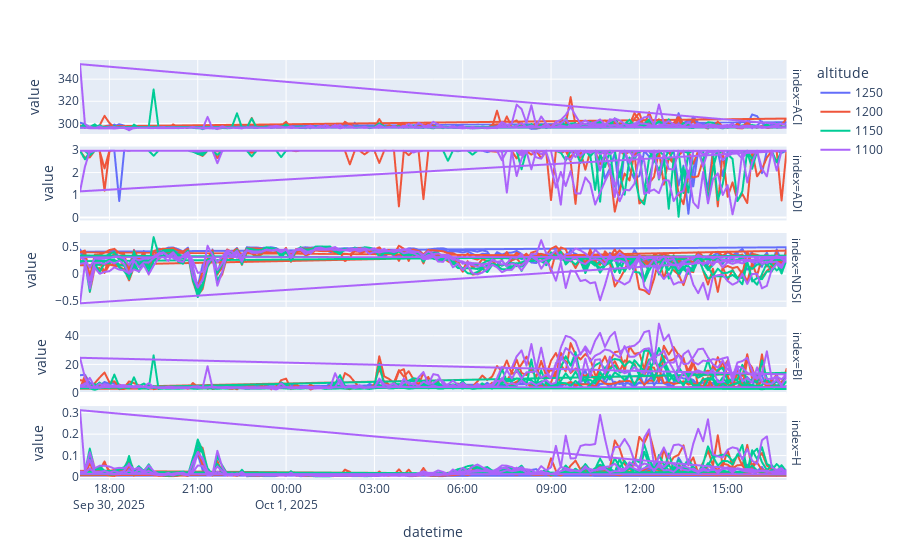

The cell this chart's notebook holds for it:
### Markdown cell above
### With long file in order to see each index with the others

### Code cell
fig = px.line(
    df_long,
    x='datetime',
    y='value',
    color='altitude',
    log_y=False,
    facet_row='index',
)

fig.update_yaxes(matches=None)

fig.show()

### Figure 1 — Plotly figure (JSON) as saved in the notebook; plotly's stock layout.template omitted (floating-point values rounded to 4 significant figures; data arrays with more than 128 entries replaced by an {"elided": "..."} marker saying what was removed)
{"data": [{"hovertemplate": "altitude=1250<br>index=ACI<br>datetime=%{x}<br>value=%{y}<extra></extra>", "legendgroup": "1250", "line": {"color": "#636efa", "dash": "solid"}, "marker": {"symbol": "circle"}, "mode": "lines", "name": "1250", "showlegend": true, "type": "scattergl", "x": {"elided": "290 str values"}, "xaxis": "x5", "y": {"elided": "290 float values"}, "yaxis": "y5"}, {"hovertemplate": "altitude=1250<br>index=ADI<br>datetime=%{x}<br>value=%{y}<extra></extra>", "legendgroup": "1250", "line": {"color": "#636efa", "dash": "solid"}, "marker": {"symbol": "circle"}, "mode": "lines", "name": "1250", "showlegend": false, "type": "scattergl", "x": {"elided": "290 str values"}, "xaxis": "x4", "y": {"elided": "290 float values"}, "yaxis": "y4"}, {"hovertemplate": "altitude=1250<br>index=NDSI<br>datetime=%{x}<br>value=%{y}<extra></extra>", "legendgroup": "1250", "line": {"color": "#636efa", "dash": "solid"}, "marker": {"symbol": "circle"}, "mode": "lines", "name": "1250", "showlegend": false, "type": "scattergl", "x": {"elided": "290 str values"}, "xaxis": "x3", "y": {"elided": "290 float values"}, "yaxis": "y3"}, {"hovertemplate": "altitude=1250<br>index=BI<br>datetime=%{x}<br>value=%{y}<extra></extra>", "legendgroup": "1250", "line": {"color": "#636efa", "dash": "solid"}, "marker": {"symbol": "circle"}, "mode": "lines", "name": "1250", "showlegend": false, "type": "scattergl", "x": {"elided": "290 str values"}, "xaxis": "x2", "y": {"elided": "290 float values"}, "yaxis": "y2"}, {"hovertemplate": "altitude=1250<br>index=H<br>datetime=%{x}<br>value=%{y}<extra></extra>", "legendgroup": "1250", "line": {"color": "#636efa", "dash": "solid"}, "marker": {"symbol": "circle"}, "mode": "lines", "name": "1250", "showlegend": false, "type": "scattergl", "x": {"elided": "290 str values"}, "xaxis": "x", "y": {"elided": "290 float values"}, "yaxis": "y"}, {"hovertemplate": "altitude=1200<br>index=ACI<br>datetime=%{x}<br>value=%{y}<extra></extra>", "legendgroup": "1200", "line": {"color": "#EF553B", "dash": "solid"}, "marker": {"symbol": "circle"}, "mode": "lines", "name": "1200", "showlegend": true, "type": "scattergl", "x": {"elided": "435 str values"}, "xaxis": "x5", "y": {"elided": "435 float values"}, "yaxis": "y5"}, {"hovertemplate": "altitude=1200<br>index=ADI<br>datetime=%{x}<br>value=%{y}<extra></extra>", "legendgroup": "1200", "line": {"color": "#EF553B", "dash": "solid"}, "marker": {"symbol": "circle"}, "mode": "lines", "name": "1200", "showlegend": false, "type": "scattergl", "x": {"elided": "435 str values"}, "xaxis": "x4", "y": {"elided": "435 float values"}, "yaxis": "y4"}, {"hovertemplate": "altitude=1200<br>index=NDSI<br>datetime=%{x}<br>value=%{y}<extra></extra>", "legendgroup": "1200", "line": {"color": "#EF553B", "dash": "solid"}, "marker": {"symbol": "circle"}, "mode": "lines", "name": "1200", "showlegend": false, "type": "scattergl", "x": {"elided": "435 str values"}, "xaxis": "x3", "y": {"elided": "435 float values"}, "yaxis": "y3"}, {"hovertemplate": "altitude=1200<br>index=BI<br>datetime=%{x}<br>value=%{y}<extra></extra>", "legendgroup": "1200", "line": {"color": "#EF553B", "dash": "solid"}, "marker": {"symbol": "circle"}, "mode": "lines", "name": "1200", "showlegend": false, "type": "scattergl", "x": {"elided": "435 str values"}, "xaxis": "x2", "y": {"elided": "435 float values"}, "yaxis": "y2"}, {"hovertemplate": "altitude=1200<br>index=H<br>datetime=%{x}<br>value=%{y}<extra></extra>", "legendgroup": "1200", "line": {"color": "#EF553B", "dash": "solid"}, "marker": {"symbol": "circle"}, "mode": "lines", "name": "1200", "showlegend": false, "type": "scattergl", "x": {"elided": "435 str values"}, "xaxis": "x", "y": {"elided": "435 float values"}, "yaxis": "y"}, {"hovertemplate": "altitude=1150<br>index=ACI<br>datetime=%{x}<br>value=%{y}<extra></extra>", "legendgroup": "1150", "line": {"color": "#00cc96", "dash": "solid"}, "marker": {"symbol": "circle"}, "mode": "lines", "name": "1150", "showlegend": true, "type": "scattergl", "x": {"elided": "435 str values"}, "xaxis": "x5", "y": {"elided": "435 float values"}, "yaxis": "y5"}, {"hovertemplate": "altitude=1150<br>index=ADI<br>datetime=%{x}<br>value=%{y}<extra></extra>", "legendgroup": "1150", "line": {"color": "#00cc96", "dash": "solid"}, "marker": {"symbol": "circle"}, "mode": "lines", "name": "1150", "showlegend": false, "type": "scattergl", "x": {"elided": "435 str values"}, "xaxis": "x4", "y": {"elided": "435 float values"}, "yaxis": "y4"}, {"hovertemplate": "altitude=1150<br>index=NDSI<br>datetime=%{x}<br>value=%{y}<extra></extra>", "legendgroup": "1150", "line": {"color": "#00cc96", "dash": "solid"}, "marker": {"symbol": "circle"}, "mode": "lines", "name": "1150", "showlegend": false, "type": "scattergl", "x": {"elided": "435 str values"}, "xaxis": "x3", "y": {"elided": "435 float values"}, "yaxis": "y3"}, {"hovertemplate": "altitude=1150<br>index=BI<br>datetime=%{x}<br>value=%{y}<extra></extra>", "legendgroup": "1150", "line": {"color": "#00cc96", "dash": "solid"}, "marker": {"symbol": "circle"}, "mode": "lines", "name": "1150", "showlegend": false, "type": "scattergl", "x": {"elided": "435 str values"}, "xaxis": "x2", "y": {"elided": "435 float values"}, "yaxis": "y2"}, {"hovertemplate": "altitude=1150<br>index=H<br>datetime=%{x}<br>value=%{y}<extra></extra>", "legendgroup": "1150", "line": {"color": "#00cc96", "dash": "solid"}, "marker": {"symbol": "circle"}, "mode": "lines", "name": "1150", "showlegend": false, "type": "scattergl", "x": {"elided": "435 str values"}, "xaxis": "x", "y": {"elided": "435 float values"}, "yaxis": "y"}, {"hovertemplate": "altitude=1100<br>index=ACI<br>datetime=%{x}<br>value=%{y}<extra></extra>", "legendgroup": "1100", "line": {"color": "#ab63fa", "dash": "solid"}, "marker": {"symbol": "circle"}, "mode": "lines", "name": "1100", "showlegend": true, "type": "scattergl", "x": {"elided": "435 str values"}, "xaxis": "x5", "y": {"elided": "435 float values"}, "yaxis": "y5"}, {"hovertemplate": "altitude=1100<br>index=ADI<br>datetime=%{x}<br>value=%{y}<extra></extra>", "legendgroup": "1100", "line": {"color": "#ab63fa", "dash": "solid"}, "marker": {"symbol": "circle"}, "mode": "lines", "name": "1100", "showlegend": false, "type": "scattergl", "x": {"elided": "435 str values"}, "xaxis": "x4", "y": {"elided": "435 float values"}, "yaxis": "y4"}, {"hovertemplate": "altitude=1100<br>index=NDSI<br>datetime=%{x}<br>value=%{y}<extra></extra>", "legendgroup": "1100", "line": {"color": "#ab63fa", "dash": "solid"}, "marker": {"symbol": "circle"}, "mode": "lines", "name": "1100", "showlegend": false, "type": "scattergl", "x": {"elided": "435 str values"}, "xaxis": "x3", "y": {"elided": "435 float values"}, "yaxis": "y3"}, {"hovertemplate": "altitude=1100<br>index=BI<br>datetime=%{x}<br>value=%{y}<extra></extra>", "legendgroup": "1100", "line": {"color": "#ab63fa", "dash": "solid"}, "marker": {"symbol": "circle"}, "mode": "lines", "name": "1100", "showlegend": false, "type": "scattergl", "x": {"elided": "435 str values"}, "xaxis": "x2", "y": {"elided": "435 float values"}, "yaxis": "y2"}, {"hovertemplate": "altitude=1100<br>index=H<br>datetime=%{x}<br>value=%{y}<extra></extra>", "legendgroup": "1100", "line": {"color": "#ab63fa", "dash": "solid"}, "marker": {"symbol": "circle"}, "mode": "lines", "name": "1100", "showlegend": false, "type": "scattergl", "x": {"elided": "435 str values"}, "xaxis": "x", "y": {"elided": "435 float values"}, "yaxis": "y"}], "layout": {"annotations": [{"font": {}, "showarrow": false, "text": "index=H", "textangle": 90, "x": 0.98, "xanchor": "left", "xref": "paper", "y": 0.088, "yanchor": "middle", "yref": "paper"}, {"font": {}, "showarrow": false, "text": "index=BI", "textangle": 90, "x": 0.98, "xanchor": "left", "xref": "paper", "y": 0.294, "yanchor": "middle", "yref": "paper"}, {"font": {}, "showarrow": false, "text": "index=NDSI", "textangle": 90, "x": 0.98, "xanchor": "left", "xref": "paper", "y": 0.5, "yanchor": "middle", "yref": "paper"}, {"font": {}, "showarrow": false, "text": "index=ADI", "textangle": 90, "x": 0.98, "xanchor": "left", "xref": "paper", "y": 0.706, "yanchor": "middle", "yref": "paper"}, {"font": {}, "showarrow": false, "text": "index=ACI", "textangle": 90, "x": 0.98, "xanchor": "left", "xref": "paper", "y": 0.912, "yanchor": "middle", "yref": "paper"}], "legend": {"title": {"text": "altitude"}, "tracegroupgap": 0}, "margin": {"t": 60}, "xaxis": {"anchor": "y", "domain": [0, 0.98], "title": {"text": "datetime"}}, "xaxis2": {"anchor": "y2", "domain": [0, 0.98], "matches": "x", "showticklabels": false}, "xaxis3": {"anchor": "y3", "domain": [0, 0.98], "matches": "x", "showticklabels": false}, "xaxis4": {"anchor": "y4", "domain": [0, 0.98], "matches": "x", "showticklabels": false}, "xaxis5": {"anchor": "y5", "domain": [0, 0.98], "matches": "x", "showticklabels": false}, "yaxis": {"anchor": "x", "domain": [0, 0.176], "title": {"text": "value"}}, "yaxis2": {"anchor": "x2", "domain": [0.206, 0.382], "title": {"text": "value"}}, "yaxis3": {"anchor": "x3", "domain": [0.412, 0.588], "title": {"text": "value"}}, "yaxis4": {"anchor": "x4", "domain": [0.618, 0.794], "title": {"text": "value"}}, "yaxis5": {"anchor": "x5", "domain": [0.824, 1], "title": {"text": "value"}}}}
